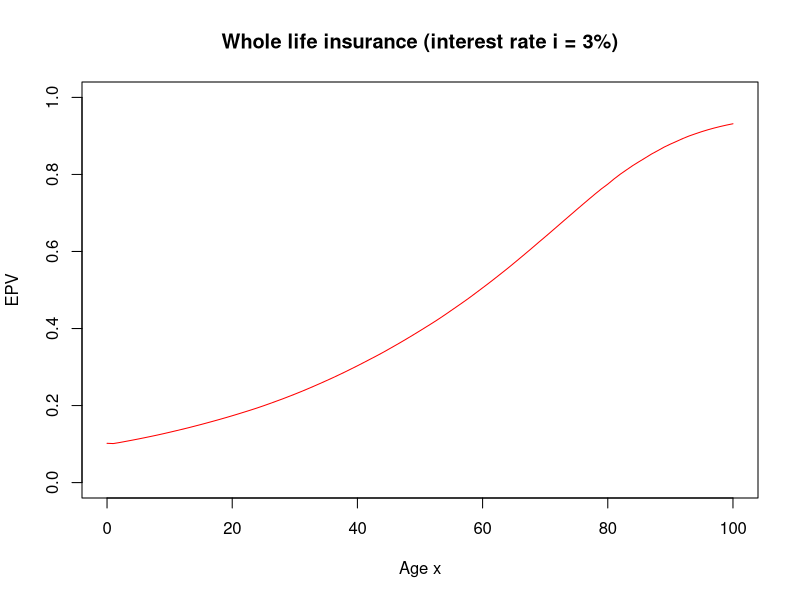
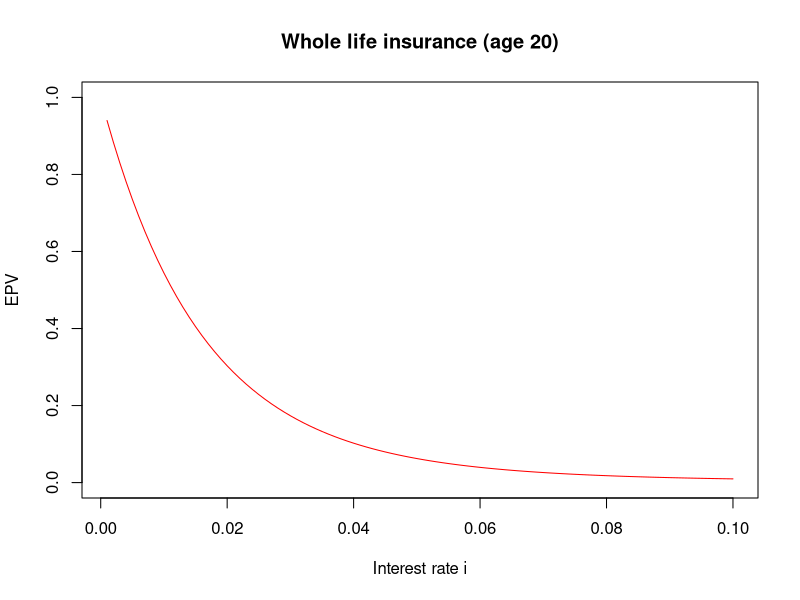

Write the R code that produced these figures, in order.
## ---- chunk 1
life_table <- read.csv2('data/life_table_females_1999.csv')
qx <- life_table$qx
px <- 1 - qx
## ---- chunk 2
# 10-year survival probability of (20) 
kpx <- prod(px[(20+1):(29+1)])
kpx

# 10-year deferred mortality probability of (20) 
kqx <- kpx * qx[30+1]
kqx

# Discount factor
discount_factor <- (1 + 0.01) ^ - (11)
discount_factor

# EPV of the simple life insurance
10000 * discount_factor * kqx
## ---- chunk 3
plot_by_age <- function() {
  ages <- 0:100
  EPV <- sapply(ages, whole_life_insurance, i = 0.03, life_table = life_table)
  plot(ages, EPV,
       type = 'l',
       col = "red",
       ylim = c(0, 1),
       main = "Whole life insurance (interest rate i = 3%)",
       xlab = "Age x",
       ylab = "EPV")
}

plot_by_interest_rate <- function() {
  interest_rates <- seq(0.001, 0.10, by = 0.001)
  EPV <- sapply(interest_rates, whole_life_insurance, age = 20, life_table = life_table)
  plot(interest_rates, EPV,
       type = 'l',
       col = "red",
       ylim = c(0, 1),
       main = "Whole life insurance (age 20)",
       xlab = "Interest rate i",
       ylab = "EPV")
}
## ---- chunk 4
# Function to compute the EPV of a whole life insurance
whole_life_insurance <- function(age, i, life_table) {
  qx <- life_table$qx
  px <- 1 - qx
  kpx <- c(1, cumprod(px[(age + 1):(length(px) - 1)]))
  kqx <- kpx * qx[(age + 1):length(qx)]
  discount_factors <- (1 + i) ^ - (1:length(kqx))
  sum(discount_factors * kqx)
}

# Plot the EPV of a whole life insurance for a range of ages at interest rate 3% using life_table
plot_by_age()

# Plot the EPV of a whole life insurance for (20) for a range of interest rates using life_table
plot_by_interest_rate()
## ---- chunk 5
# EPV of a whole life insurance for (20) at interest rate 2% using life_table
whole_life_insurance(20, 0.02, life_table)

# Function to compute the EPV of a temporary life insurance
temporary_life_insurance <- function(age, n, i, life_table) {
  qx <- life_table$qx
  px <- 1 - qx
  kpx <- c(1, cumprod(px[(age + 1):(age + n - 1)]))
  kqx <- kpx * qx[(age + 1):(age + n)]
  discount_factors <- (1 + i) ^ - (1:length(kqx))
  sum(kqx * discount_factors)
}

# EPV of a temporary life insurance for (20) over a period of 45 years at interest rate 2% using life_table
temporary_life_insurance(20, 45, 0.02, life_table)
## ---- chunk 6
# EPV of a whole life insurance for (20) at interest rate 2% using life_table
whole_life_insurance(20, 0.02, life_table)

# Function to compute the EPV of a deferred whole life insurance
deferred_life_insurance <- function(age, u, i, life_table) {
  qx <- life_table$qx;  px <- 1 - qx
  kpx <- c(1, cumprod(px[(age + 1):(length(px) - 1)]))
  kqx <- kpx * qx[(age + 1):length(qx)]
  discount_factors <- (1 + i) ^ - (1:length(kqx))
  benefits <- c(rep(0, u), rep(1, length(kpx) - u))
  sum(benefits * discount_factors * kqx)
}

# EPV of a deferred life insurance for (20) deferred over 45 years at interest rate 2% using life_table
deferred_life_insurance(20, 45, 0.02, life_table)
## ---- chunk 7
i <- 0.05

# Deferred mortality probabilites of (48)
kqx <- c(1, cumprod(px[(48 + 1):(73 + 1)])) * qx[(48 + 1):(74+1)]

# Discount factors
discount_factors <- (1 + i) ^ - (1:length(kqx))

# Death benefits
benefits <- c(rep(0, 7), rep(40000, length(kqx) - 7))

# EPV of the death benefits                      
EPV_death_benefits <- sum(benefits * discount_factors * kqx)
EPV_death_benefits
## ---- chunk 8
# Pure endowment
EPV_pure_endowment <- 80000 * (1 + i) ^  - 27 * prod(px[(48+1):(74+1)])
EPV_pure_endowment

# Premium pattern
kpx <- c(1, cumprod(px[(48+ 1):(73+1)]))
discount_factors <- (1 + i) ^ - (0:(length(kpx) - 1)) 
rho <- rep(1, length(kpx))
EPV_rho <- sum(rho * discount_factors * kpx)
EPV_rho

# Premium level
(EPV_death_benefits + EPV_pure_endowment) / EPV_rho
